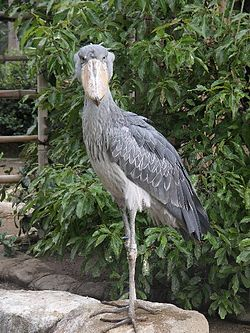
%> input picture L2/Balaenicepsrex.jpg, 250 x 333 px
$ octave kadai2.m   (GNU Octave 9; MATLAB toolbox functions it lacks are replaced by stand-ins)
%> lines starting %> are read from the running program, lines starting %| are printed output that depends on the picture


I=rgb2gray(imread('Balaenicepsrex.jpg'));
%> I: size 333x250 uint8; min 0, max 255, mean 93.1
ISmooth5=I;%平滑化フィルタリングで5回適用したものを格納するため
ISmooth10=I;%平滑化フィルタリングで10回適用したものを格納するため

f=[1 1 1; 1 1 1; 1 1 1]/9;
f2=[1 1 1; 1 -8 1; 1 1 1];%ラプラシアンフィルタ
f3=[-1 -2 -1; 0 0 0; 1 2 1];%Sobelフィルタ垂直方向のマスク
f4=[-1 0 1; -2 0 2; -1 0 1];%Sobelフィルタ水平方向のマスク
f5=[1 2 1; 2 4 2; 1 2 1]/16; %ガウシアンフィルタ

subplot(331),imshow(I);%元画像

ISmooth=uint8(filter2(f,I,'same'));
subplot(332),imshow(ISmooth);%1回適用


for i=1:5
   ISmooth5=uint8(filter2(f,ISmooth5,'same'));
end

for i=1:10
 ISmooth10=uint8(filter2(f,ISmooth10,'same'));
end
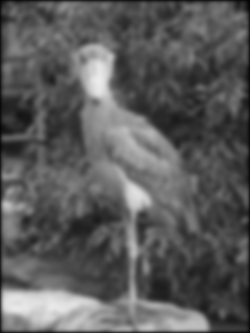
%> ISmooth10: size 333x250 uint8; min 2, max 236, mean 90.9

subplot(333),imshow(ISmooth5);%5回適用
subplot(334),imshow(ISmooth10);%10回適用

%ラプラシアンフィルタ
ILap=uint8(abs(filter2(f2,I,'same')));
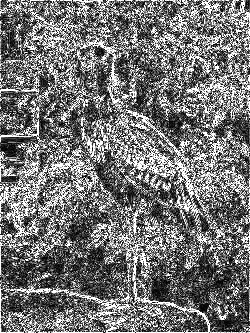
%> ILap: size 333x250 uint8; min 0, max 255, mean 116.7
subplot(335),imshow(ILap);

ISobV=uint8(abs(filter2(f3,I,'same')));
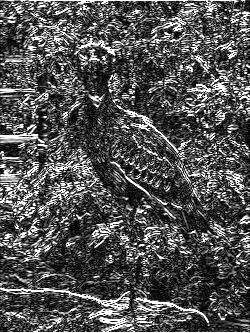
%> ISobV: size 333x250 uint8; min 0, max 255, mean 83.6
ISobH=uint8(abs(filter2(f4,I,'same')));
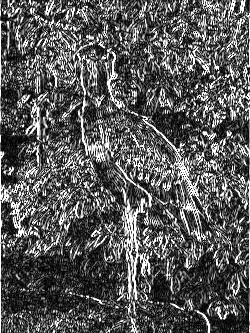
%> ISobH: size 333x250 uint8; min 0, max 255, mean 88.5
subplot(336),imshow(ISobV);%垂直方向のエッジ抽出
subplot(337),imshow(ISobH);%水平方向のエッジ抽出

sobelV=abs(filter2(f3,I,'same'));
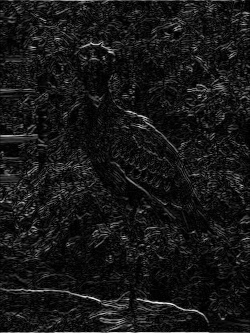
%> sobelV: size 333x250 double; min 0, max 994, mean 91.5; drawn with min black and max white
sobelH=abs(filter2(f4,I,'same'));
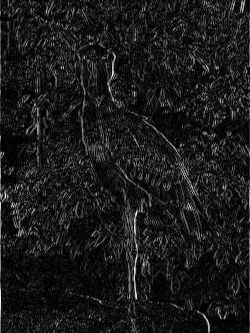
%> sobelH: size 333x250 double; min 0, max 915, mean 95.9; drawn with min black and max white

%ソーベルフィルタ統合後
ISobresult=uint8(hypot(sobelV,sobelH));
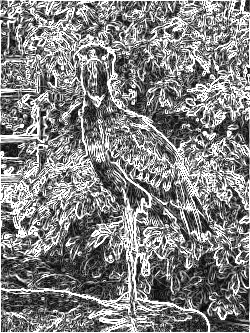
%> ISobresult: size 333x250 uint8; min 0, max 255, mean 130.4
subplot(338),imshow(ISobresult);

%ガウシアンフィルタ
IGauss=uint8(filter2(f5,I,'same'));
subplot(339),imshow(IGauss);

%実行例
%1行目は左から順に
%元画像,平滑化1回,平滑化5回
%2行目は左から順に
%平滑化10回,ラプラシアンフィルタ,ソーベルフィルタ縦のエッジ抽出
%3行目は左から順に
%ソーベルフィルタ横のエッジ抽出,ソーベルフィルタ統合後,ガウシアンフィルタ
%の順で表示している.

$ run again, with L2/kadai6-1.jpg copied over L2/Balaenicepsrex.jpg
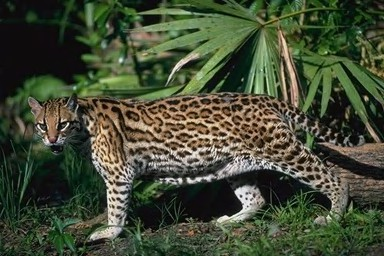
%> input picture L2/kadai6-1.jpg, 384 x 256 px
%> after the loop `for i=1:10`:
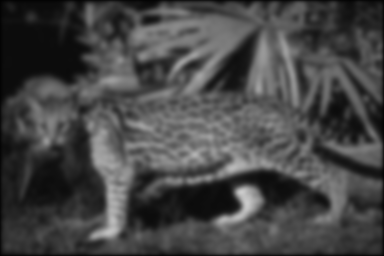
%> ISmooth10: size 256x384 uint8; min 1, max 203, mean 69.8
%> `ISobresult=uint8(hypot(sobelV,sobelH));`:
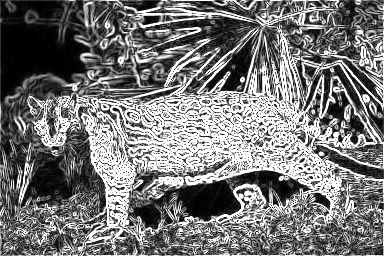
%> ISobresult: size 256x384 uint8; min 0, max 255, mean 118.7

$ run again, with L2/kadai6-2.jpg copied over L2/Balaenicepsrex.jpg
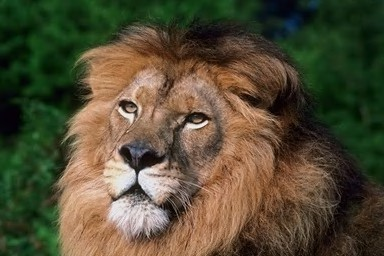
%> input picture L2/kadai6-2.jpg, 384 x 256 px
%> `sobelH=abs(filter2(f4,I,'same'));`:
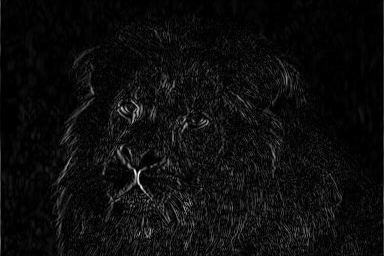
%> sobelH: size 256x384 double; min 0, max 770, mean 40; drawn with min black and max white
%> `ISobresult=uint8(hypot(sobelV,sobelH));`:
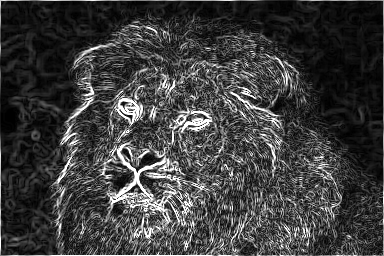
%> ISobresult: size 256x384 uint8; min 0, max 255, mean 61.4

$ run again, with L2/kadai6-3.jpg copied over L2/Balaenicepsrex.jpg
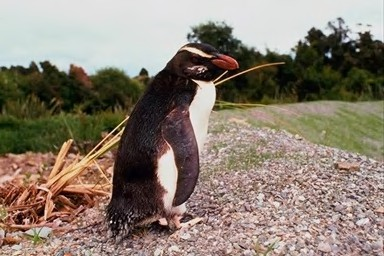
%> input picture L2/kadai6-3.jpg, 384 x 256 px
%> `ISobresult=uint8(hypot(sobelV,sobelH));`:
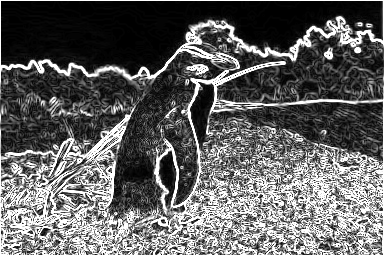
%> ISobresult: size 256x384 uint8; min 0, max 255, mean 98.1
